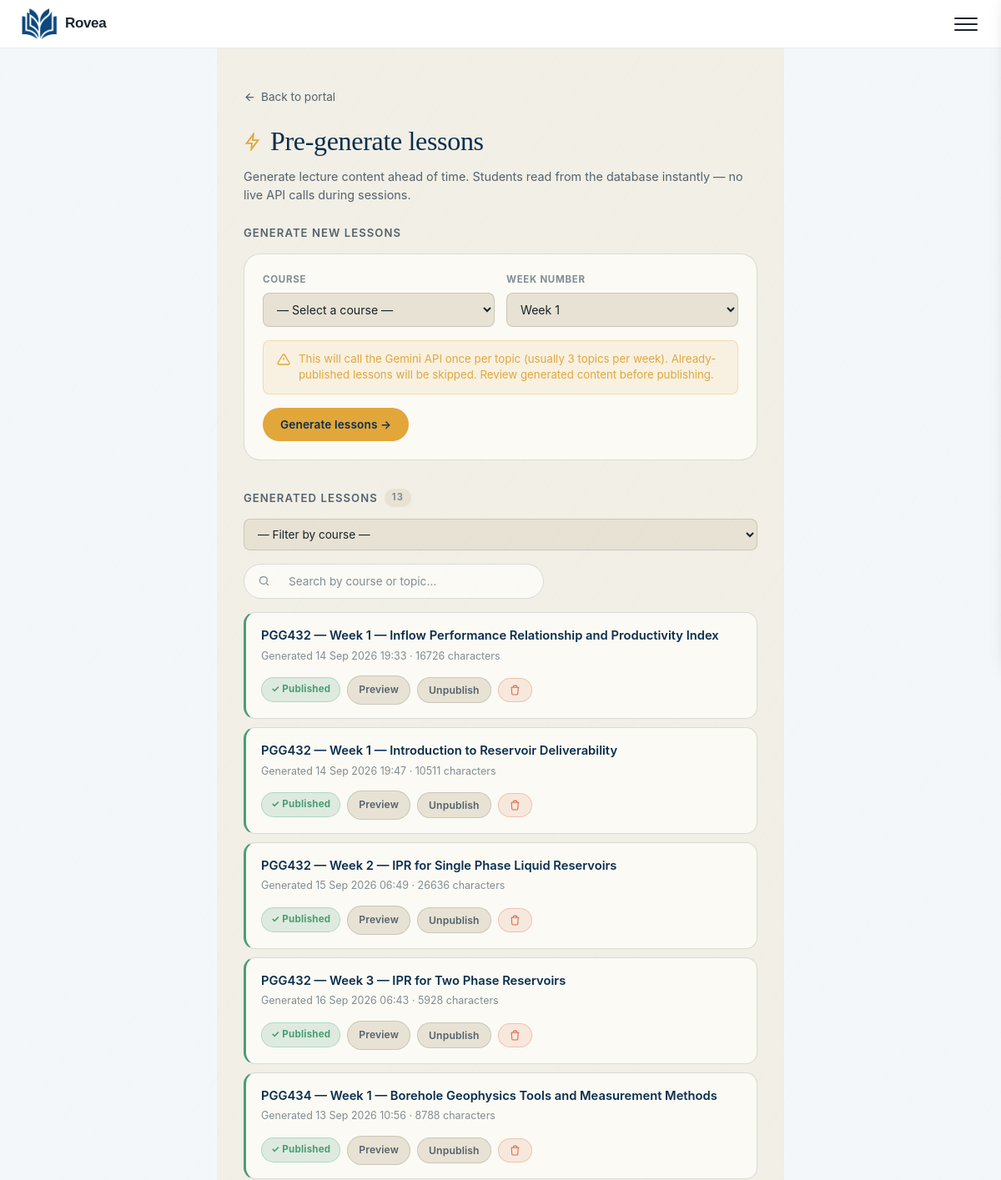
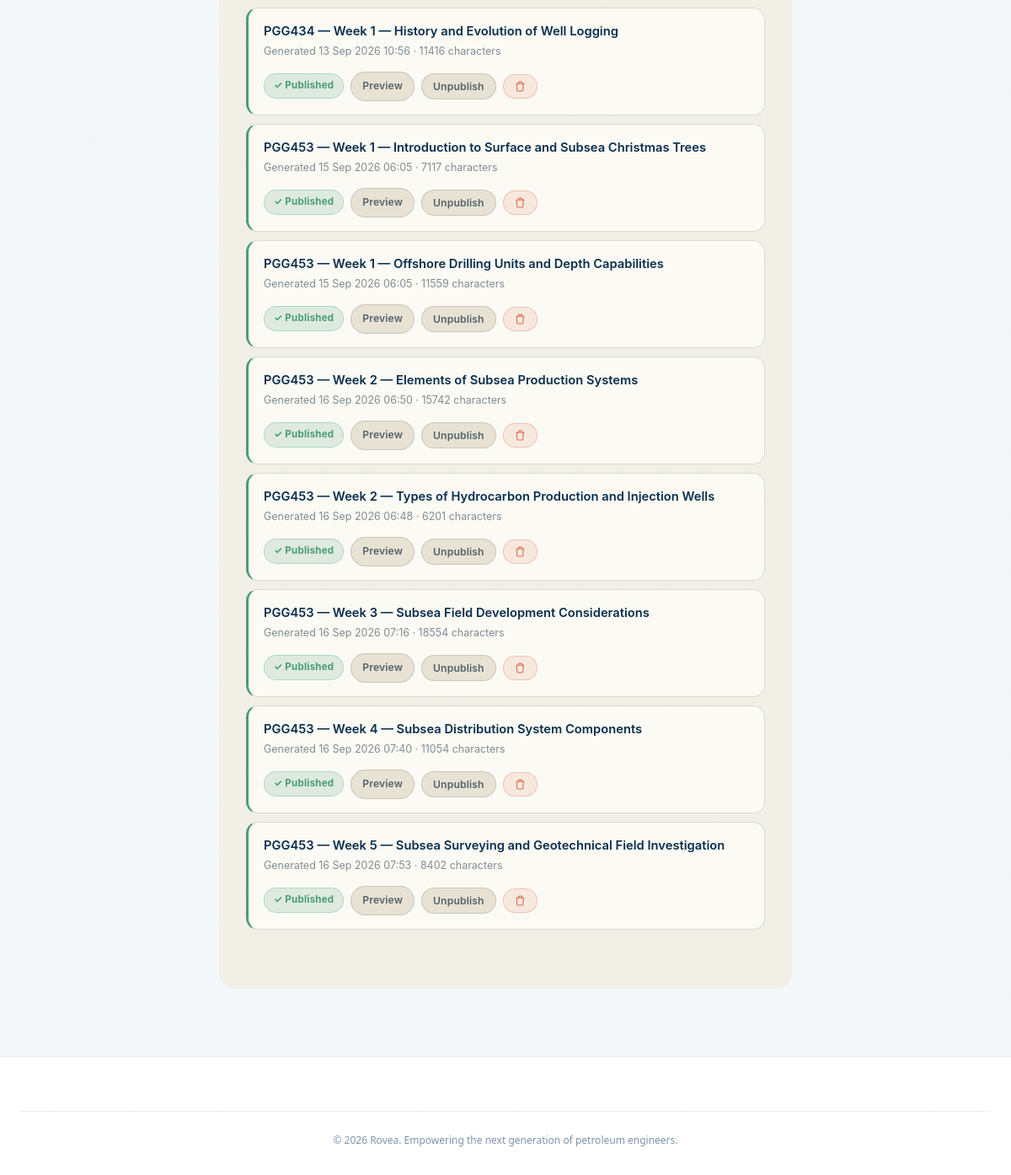
Before: /staff/lessons/generate/ (signed in) with the older database file (2 pictures, top to bottom).
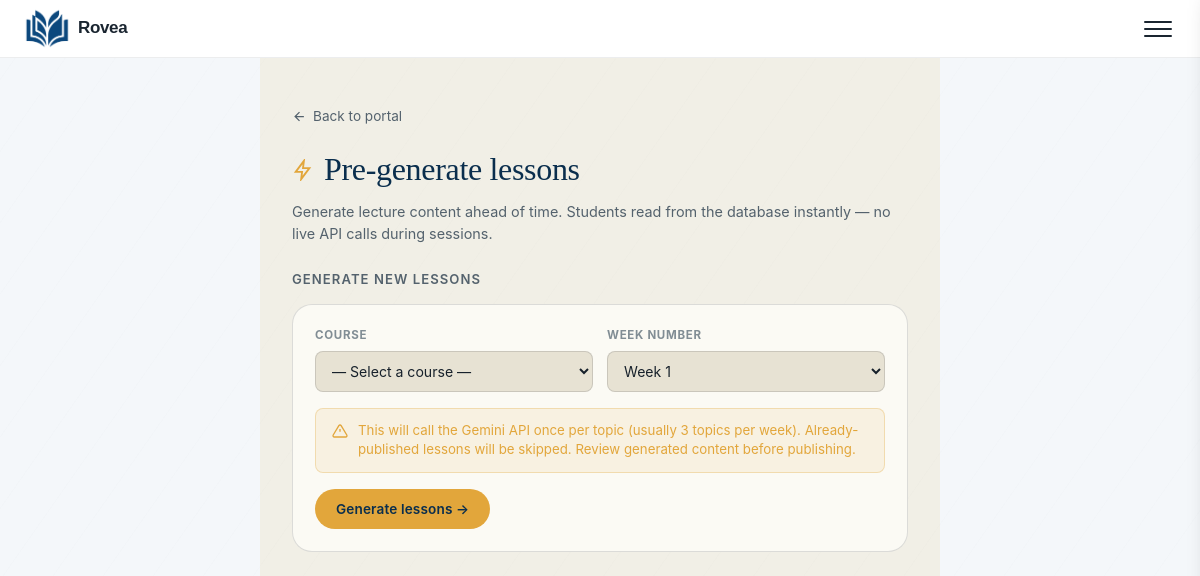
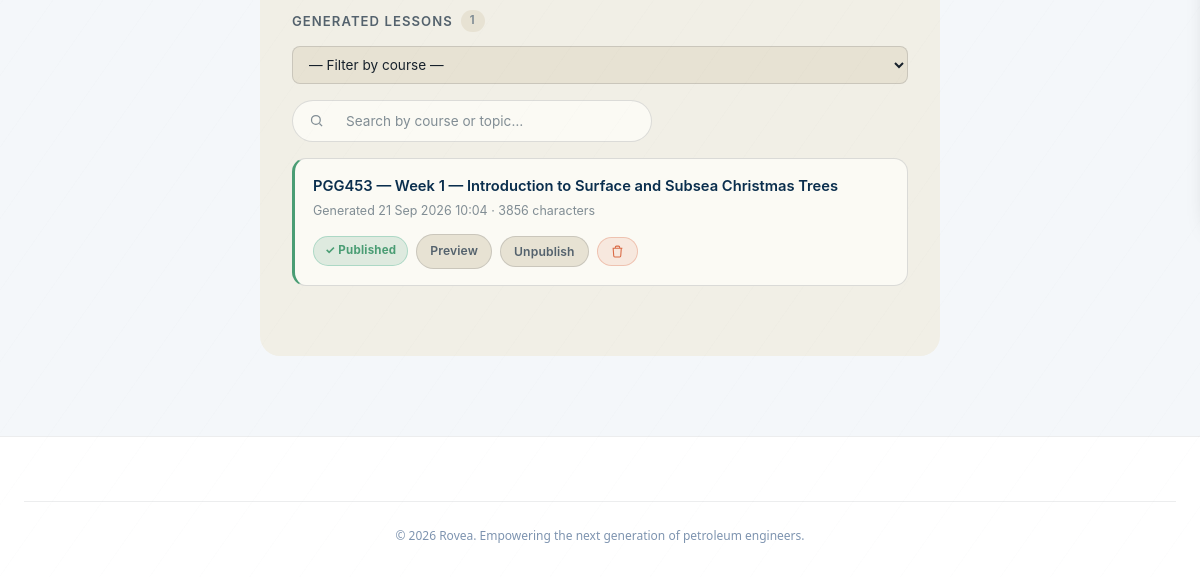
After: the same page with the newer database file (2 pictures, top to bottom).
### core/models.py (models this page shows, shortened)
class PreGeneratedLesson(models.Model):
    course = models.ForeignKey(
        CourseDefinition,
        on_delete=models.CASCADE,
        related_name="lessons"
    )
    week_number = models.IntegerField()
    topic_title = models.CharField(max_length=200)
    content_chunk = models.TextField()
    is_published = models.BooleanField(default=False)
    generated_at = models.DateTimeField(auto_now_add=True)
    updated_at = models.DateTimeField(auto_now=True)
    is_truncated = models.BooleanField(default=False)
    continuation_attempts = models.PositiveSmallIntegerField(default=0)
    class Meta:
        ordering = ["week_number", "topic_title"]
        unique_together = ["course", "week_number", "topic_title"]

class CourseDefinition(models.Model):
    course_code = models.CharField(max_length=10, unique=True)
    course_title = models.CharField(max_length=100)
    level = models.CharField(max_length=3, choices=LEVEL_CHOICES)
    semester = models.CharField(max_length=1, choices=SEMESTER_CHOICES)
    school = models.CharField(max_length=50, choices=SCHOOL_CHOICES, default="unilag")
    department = models.CharField(max_length=50, choices=DEPARTMENT_CHOICES, default="petroleum")
    units = models.IntegerField(default=3)
    is_elective = models.BooleanField(default=False)
    class Meta:
        ordering = ["level", "semester", "is_elective", "course_code"]

### core/views.py (the view, shortened to what this page needs)
# urls.py: path("staff/lessons/generate/", views.staff_pregeneerate_lessons_view, name="staff_pregenerate_lessons"),
@staff_required
def staff_pregeneerate_lessons_view(request):
    courses = CourseDefinition.objects.all().order_by("level", "semester", "course_code")
    filter_course_id = request.GET.get("filter_course", "")
    lessons = PreGeneratedLesson.objects.select_related("course").order_by(
        "course__level", "course__course_code", "week_number", "topic_title"
    )
    if filter_course_id:
        lessons = lessons.filter(course_id=filter_course_id)
    return render(request, "core/staff/pregenerate_lessons.html", {
        "courses": courses,
        "lessons": lessons,
        "week_range": range(1, TOTAL_TEACHING_WEEKS + 1),
        "filter_course_id": filter_course_id,
    })

### core/views.py (called while the page is built)
def staff_required(view_func):
    @wraps(view_func)
    def wrapper(request, *args, **kwargs):
        if not request.user.is_authenticated:
            return redirect("login")
        if not hasattr(request.user, "profile") or not request.user.profile.is_staff_member:
            return redirect("dashboard")
        return view_func(request, *args, **kwargs)
    return wrapper

### templates/core/staff/pregenerate_lessons.html (shortened to what this page needs)
{% extends "core/base.html" %}
{% block content %}
<div class="page-container" id="pregenRoot" data-theme="dark">
  <a href="{% url 'staff_portal' %}" class="back-link">
    <svg class="ic" viewBox="0 0 24 24" fill="none" stroke="currentColor" stroke-width="2"><path d="M19 12H5M12 19l-7-7 7-7"/></svg>
    Back to portal
  </a>
  <div class="page-head">
    <h2>
      <svg class="ic" style="width:22px;height:22px;color:var(--amber);" viewBox="0 0 24 24" fill="none" stroke="currentColor" stroke-width="2"><path d="m13 2-9 12h7l-1 8 9-12h-7l1-8Z"/></svg>
      Pre-generate lessons
    </h2>
    <p>Generate lecture content ahead of time. Students read from the database instantly — no live API calls during sessions.</p>
  </div>
  <p class="section-label">Generate new lessons</p>
  <form method="POST" class="gen-form">
    <div class="field-grid">
      <div>
        <label class="field-label">Course</label>
        <select name="course_id" required>
          <option value="">— Select a course —</option>
        </select>
      </div>
      <div>
        <label class="field-label">Week number</label>
        <select name="week_number" required>
          {% for week in week_range %}
          <option value="{{ week }}">Week {{ week }}</option>
          {% endfor %}
        </select>
      </div>
    </div>
    <div class="warn-box">
      <svg width="16" height="16" viewBox="0 0 24 24" fill="none" stroke="currentColor" stroke-width="2"><path d="M10.3 3.9 1.8 18a2 2 0 0 0 1.7 3h17a2 2 0 0 0 1.7-3L13.7 3.9a2 2 0 0 0-3.4 0Z"/><path d="M12 9v4M12 17h.01"/></svg>
      <span>This will call the Gemini API once per topic (usually 3 topics per week). Already-published lessons will be skipped. Review generated content before publishing.</span>
    </div>
    <button type="submit" class="btn btn-primary">Generate lessons →</button>
  </form>
  <p class="section-label">Generated lessons <span class="count-chip">{{ lessons.count }}</span></p>
    <div class="lesson-search" style="display:flex; gap:10px; align-items:center; flex-wrap:wrap;">
    <form method="GET" id="courseFilterForm" style="margin:0">
      <select name="filter_course" onchange="document.getElementById('courseFilterForm').submit()"
              style="padding:9px 12px;border:1px solid var(--line);border-radius:8px;background:var(--bg-alt);color:var(--ink);font-family:var(--font-body);font-size:.85rem;">
        <option value="">— Filter by course —</option>
      </select>
    </form>
  </div>
  {% if lessons %}
  <div class="lesson-search">
    <div class="search-wrap">
      <svg width="15" height="15" viewBox="0 0 24 24" fill="none" stroke="currentColor" stroke-width="2"><circle cx="11" cy="11" r="7"/><path d="m21 21-4.3-4.3"/></svg>
      <input type="text" id="lessonSearch" placeholder="Search by course or topic…" autocomplete="off">
    </div>
  </div>
  <div class="lesson-list" id="lessonList">
    {% for lesson in lessons %}
    <div class="lesson-card {% if lesson.is_published %}is-published{% else %}is-draft{% endif %}"
         data-search="{{ lesson.course.course_code|lower }} {{ lesson.topic_title|lower }}">
      <div>
        <div class="lesson-title">{{ lesson.course.course_code }} — Week {{ lesson.week_number }} — {{ lesson.topic_title }}</div>
        <div class="lesson-meta">Generated {{ lesson.generated_at|date:"d M Y H:i" }} · {{ lesson.content_chunk|length }} characters</div>
      </div>
      <div class="lesson-actions">
        {% if lesson.is_published %}
          <span class="badge badge-green">✓ Published</span>
        {% else %}
          <span class="badge badge-amber">Draft</span>
        {% endif %}
        <a href="{% url 'staff_preview_lesson' lesson.id %}" class="btn btn-sm">Preview</a>
        <form method="POST" action="{% url 'staff_publish_lesson' lesson.id %}" style="margin:0">
          <button type="submit" class="btn btn-sm">{% if lesson.is_published %}Unpublish{% else %}Publish{% endif %}</button>
        </form>
        <form method="POST" action="{% url 'staff_delete_lesson' lesson.id %}" style="margin:0">
          <button type="submit" class="btn btn-sm btn-danger" onclick="return confirm('Delete this lesson?')">
            <svg width="13" height="13" viewBox="0 0 24 24" fill="none" stroke="currentColor" stroke-width="2"><path d="M3 6h18M8 6V4a2 2 0 0 1 2-2h4a2 2 0 0 1 2 2v2m3 0-1 14a2 2 0 0 1-2 2H7a2 2 0 0 1-2-2L4 6"/></svg>
          </button>
        </form>
      </div>
    </div>
    {% endfor %}
  </div>
  {% else %}
  <p class="empty-note">No lessons generated yet. Use the form above to generate your first batch.</p>
  {% endif %}
</div>
{% endblock %}

### templates/core/base.html (shortened to what this page needs)
{% load static %}
<!DOCTYPE html>
<html lang="en">
<head>
  <link rel="stylesheet" href="{% static 'core/css/main.css' %}">
  <link rel="stylesheet" href="https://cdn.jsdelivr.net/npm/katex@0.16.8/dist/katex.min.css">
</head>
<body{% block body_attrs %}{% endblock %}>
{% if user.is_authenticated %}
<nav class="navbar">
  <a href="{% url 'dashboard' %}" class="nav-logo">
    <span class="nav-logo-mark" aria-hidden="true">
      <img class="logo-img logo-img-navy" alt="">
    </span>
    <span class="nav-logo-word">Rovea</span>
  </a>
  <button class="hamburger" id="hamburger" aria-label="Menu">
    <span></span>
    <span></span>
    <span></span>
  </button>
</nav>
{% endif %}
<main class="main-content">
  {% block content %}{% endblock %}
</main>
<footer class="Rovea-footer">
      <div class="footer-bottom">
        <p>© 2026 Rovea. Empowering the next generation of petroleum engineers.</p>
      </div>
  </footer>
</body>
</html>

### templates/core/base.html (style rules this page uses)
.nav-logo::before { content:none !important; display:none !important; }
.nav-logo-mark { position:relative; width:46px; height:46px; display:inline-flex; align-items:center; justify-content:center; flex:none; }
.logo-img { position:absolute; inset:0; width:100%; height:100%; object-fit:contain; display:none; }
[data-theme="light"] .logo-img-navy { display:block; }
.Rovea-footer { background-color: var(--navy-card); border-top: 1px solid var(--border); padding: 64px 24px 32px 24px; font-family: system-ui, -apple-system, BlinkMacSystemFont, 'Segoe UI', Roboto, sans-serif; margin-top: 0px; transition: background .25s ease, border-color .25s ease; }
.footer-bottom { border-top: 1px solid var(--border); padding-top: 24px; text-align: center; }
.footer-bottom p { color: var(--text-muted); font-size: 12px; margin: 0; }

Changed rows visible on the page:
removed PreGeneratedLesson: course.course_code "PGG432", week_number "1", topic_title "Inflow Performance Relationship and Productivity Index", generated_at "14 Sep 2026 19:33", content_chunk|length "16726", is_published "✓ Published"
removed PreGeneratedLesson: course.course_code "PGG432", week_number "1", topic_title "Introduction to Reservoir Deliverability", generated_at "14 Sep 2026 19:47", content_chunk|length "10511", is_published "✓ Published"
removed PreGeneratedLesson: course.course_code "PGG432", week_number "2", topic_title "IPR for Single Phase Liquid Reservoirs", generated_at "15 Sep 2026 06:49", content_chunk|length "26636", is_published "✓ Published"
removed PreGeneratedLesson: course.course_code "PGG432", week_number "3", topic_title "IPR for Two Phase Reservoirs", generated_at "16 Sep 2026 06:43", content_chunk|length "5928", is_published "✓ Published"
removed PreGeneratedLesson: course.course_code "PGG434", week_number "1", topic_title "Borehole Geophysics Tools and Measurement Methods", generated_at "13 Sep 2026 10:56", content_chunk|length "8788", is_published "✓ Published"
removed PreGeneratedLesson: course.course_code "PGG434", week_number "1", topic_title "History and Evolution of Well Logging", generated_at "13 Sep 2026 10:56", content_chunk|length "11416", is_published "✓ Published"
removed PreGeneratedLesson: course.course_code "PGG453", week_number "1", topic_title "Introduction to Surface and Subsea Christmas Trees", generated_at "15 Sep 2026 06:05", content_chunk|length "7117", is_published "✓ Published"
removed PreGeneratedLesson: course.course_code "PGG453", week_number "1", topic_title "Offshore Drilling Units and Depth Capabilities", generated_at "15 Sep 2026 06:05", content_chunk|length "11559", is_published "✓ Published"
removed PreGeneratedLesson: course.course_code "PGG453", week_number "2", topic_title "Elements of Subsea Production Systems", generated_at "16 Sep 2026 06:50", content_chunk|length "15742", is_published "✓ Published"
removed PreGeneratedLesson: course.course_code "PGG453", week_number "2", topic_title "Types of Hydrocarbon Production and Injection Wells", generated_at "16 Sep 2026 06:48", content_chunk|length "6201", is_published "✓ Published"
removed PreGeneratedLesson: course.course_code "PGG453", week_number "3", topic_title "Subsea Field Development Considerations", generated_at "16 Sep 2026 07:16", content_chunk|length "18554", is_published "✓ Published"
removed PreGeneratedLesson: course.course_code "PGG453", week_number "4", topic_title "Subsea Distribution System Components", generated_at "16 Sep 2026 07:40", content_chunk|length "11054", is_published "✓ Published"
removed PreGeneratedLesson: course.course_code "PGG453", week_number "5", topic_title "Subsea Surveying and Geotechnical Field Investigation", generated_at "16 Sep 2026 07:53", content_chunk|length "8402", is_published "✓ Published"
added PreGeneratedLesson: course.course_code "PGG453", week_number "1", topic_title "Introduction to Surface and Subsea Christmas Trees", generated_at "21 Sep 2026 10:04", content_chunk|length "3856", is_published "✓ Published"
Other visible differences:
{{ lessons.count }}: "13" → "1"
